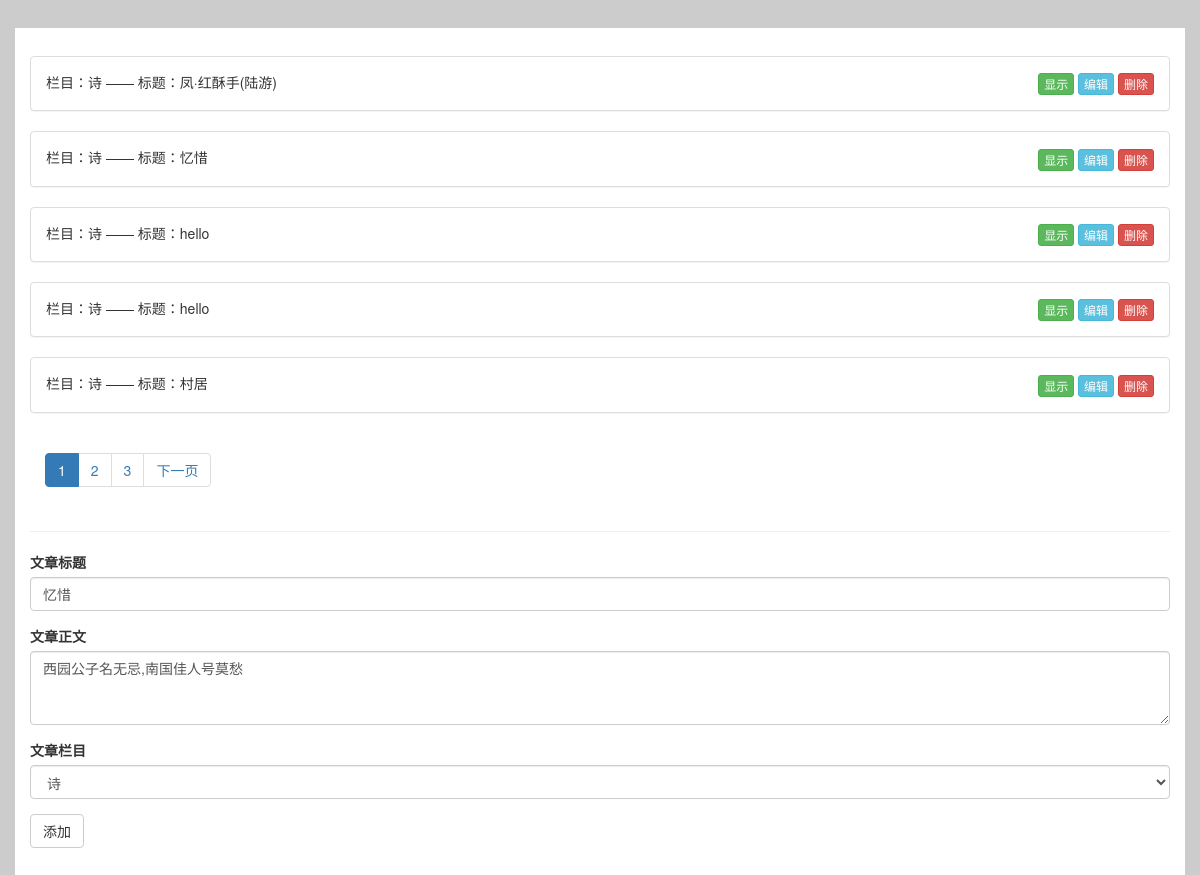
/redact/24 (signed in), run on the app's committed database.
### infomation/models.py (models this page shows, shortened)
class Article(models.Model):
    title = models.CharField(max_length=64)
    content = models.TextField()
    create_time = models.DateTimeField(default=timezone.now)
    support_num = models.IntegerField(default=0)
    read_num = models.IntegerField(default=1)
    garde_num = models.IntegerField(default=0)
    author = models.ForeignKey(to=User, related_name='articles')
    column = models.ForeignKey(to=ArticleColumn, related_name='column_articles')

class ArticleColumn(models.Model):
    title = models.CharField(max_length=64)

### infomation/views.py (the view, shortened to what this page needs)
# urls.py: url(r'^redact/(?P<id>\d*)', views.index_redact, name="redact"),
@login_required
def index_redact(request, id=None):
    if request.user.identity != 'Redact':
        return redirect(to=index)
    if request.method == "GET":
        articles = Article.objects.all().order_by('-create_time')
        columns = ArticleColumn.objects.all()
        paginator = Paginator(articles, 5)
        page = request.GET.get('page', 1)
        currentPage = int(page)
        try:
            article_list = paginator.page(page)  # 获取当前页码的记录
        except PageNotAnInteger:
            article_list = paginator.page(1)  # 如果用户输入的页码不是整数时,显示第1页的内容
        except EmptyPage:
            article_list = paginator.page(paginator.num_pages)  # 如果用户输入的页数不在系统的页码列表中时,显示最后一页的内容
        if id:
            current_article = Article.objects.filter(id=id).first()
        else:
            current_article = None
        return render(request, 'infosite_redact.html',
locals())

### infomation/templates/infosite_redact.html (shortened to what this page needs)
<!DOCTYPE html>
<html>
<head>
    <link rel="stylesheet" href="/static/css/bootstrap.css"/>
</head>
<body>
<div id="content" class="container">
    {% for article in article_list %}
    <div class="panel panel-default">
        <div class="panel-body">
            栏目：{{ article.column.title }} —— 标题：{{ article.title }}
            <div class="button-group btn-group-xs" style="display: inline-block;float:right;">
                <button id="show-{{ forloop.counter }}" class="btn btn-success" onclick="show_hidden({{ forloop.counter }})">显示</button>
                <a class="btn btn-info" href="{% url 'redact' id=article.id %}">编辑</a>
                <a class="btn btn-danger" href="{% url 'delete_article' id=article.id %}">删除</a>
            </div>
        </div>
    </div>
    {% endfor %}
<div class="container">
    <ul class="pagination" id="pager">
        {% for num in paginator.page_range %}
            {% if num == currentPage %}
                <li class="item active"><a href="/redact/?page={{ num }}">{{ num }}</a></li>
            {% else %}
                <li class="item"><a href="/redact/?page={{ num }}">{{ num }}</a></li>
            {% endif %}
        {% endfor %}
        {% if article_list.has_next %}
            <li class="next"><a href="/redact/?page={{ article_list.next_page_number }}">下一页</a></li>
        {% endif %}
    </ul>
</div>
    <hr/>
    <form role="form" method="post">
        <div class="form-group">
            <label for="name">文章标题</label>
            <input name="title" class="form-control" value="{{ current_article.title }}" placeholder="请输入文章标题">
        </div>
        <div class="form-group">
            <label for="name">文章正文</label>
            <textarea name="content" class="form-control" rows="3"
                      placeholder="请输入文章正文">{{ current_article.content }}</textarea>
        </div>
        <div class="form-group">
            <label for="name">文章栏目</label>
            <select name="column" class="form-control" rows="3">
                {% for column in columns %}
                <option value="{{ column.title }}" {% if forloop == 1 %} selected="selected" {% endif %}>
                    {{ column.title }}
                </option>
                {% endfor %}
            </select>
        </div>
        <button type="submit" class="btn btn-default">添加</button>
    </form>
</div>
</body>
</html>

### infomation/templates/infosite_redact.html (style rules this page uses)
body { background-color: #CCC; margin:2em 0em 2em 0em; }
#content { background-color: white; margin-top:2em; margin-bottom:2em; padding-top:2em; padding-bottom:2em; }

### data on the page
Article: column "诗", title "凤·红酥手(陆游)"
Article: column "诗", title "忆惜", content "西园公子名无忌,南国佳人号莫愁"
Article: column "诗", title "hello"
Article: column "诗", title "hello"
Article: column "诗", title "村居"

### other printed values
{{ num }} "1"
{{ num }} "2" "3"
form field column "诗"
